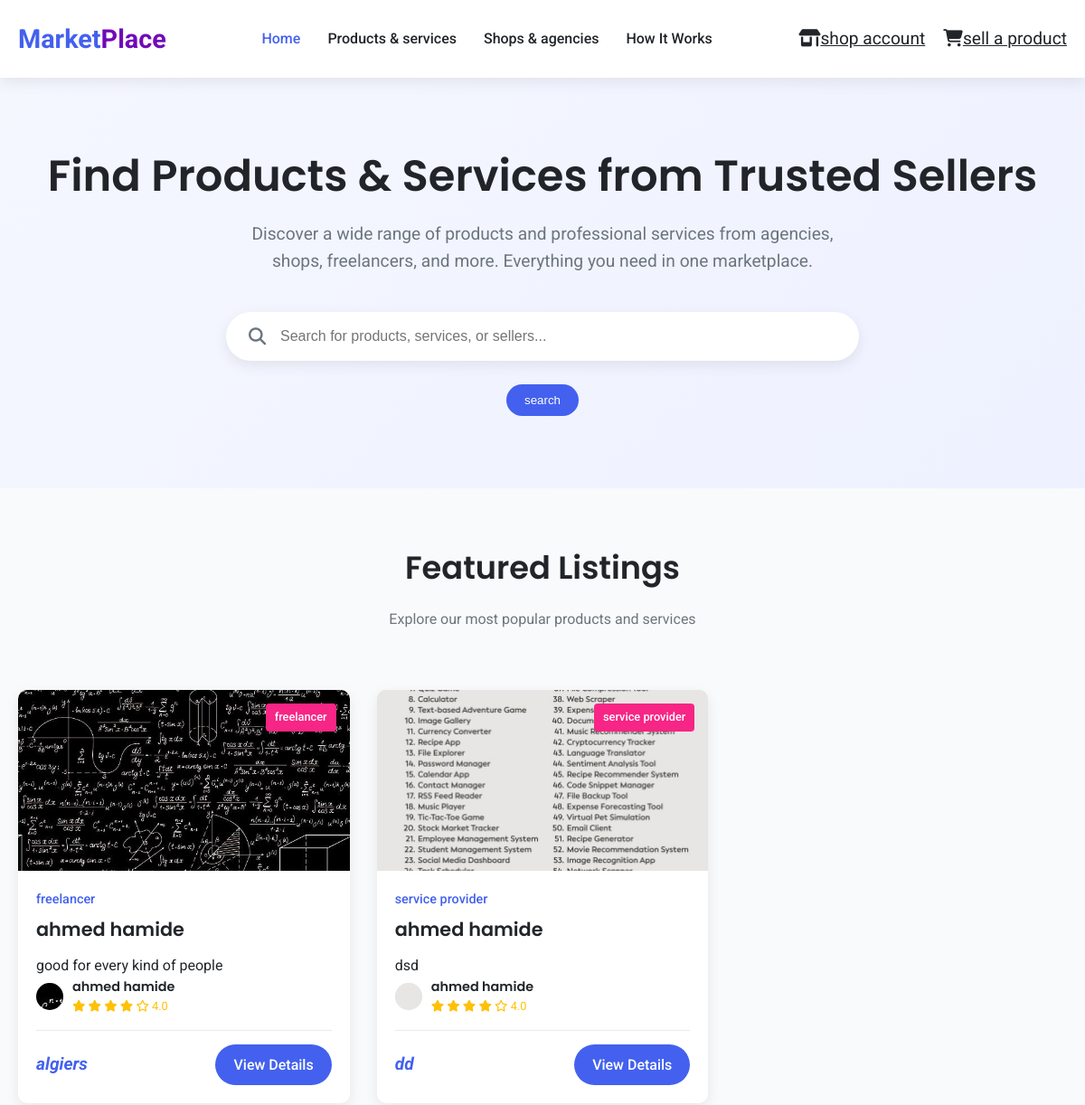
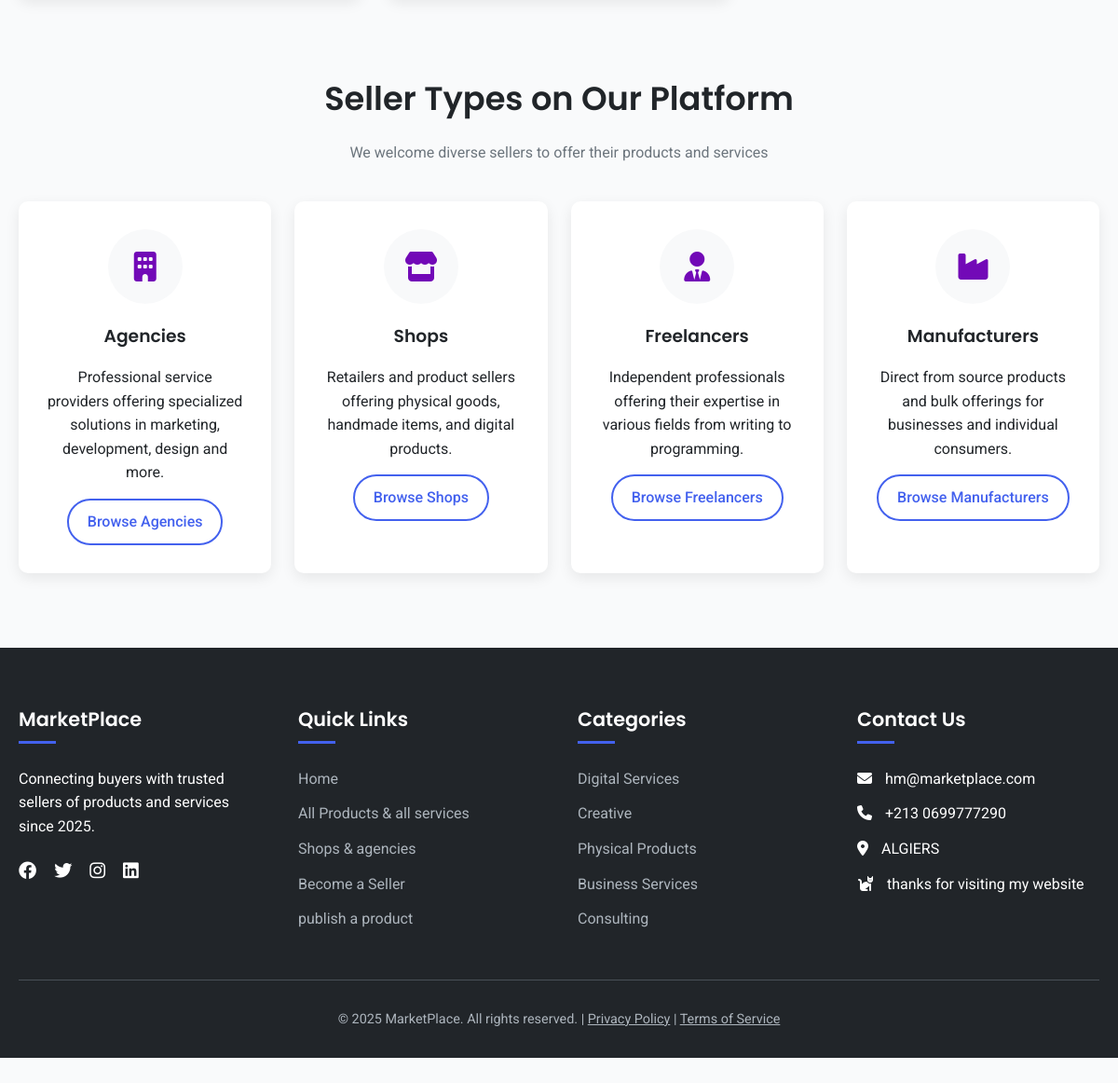
Page /hello on the committed database (2 pictures, top to bottom).
### shops/models.py (models this page shows, shortened)
class Base(models.Model):
    SHOP_TYPES = [
        ('service provider', 'service Provider'),
        ('seller', 'Seller'),
        ('agency', 'Agency'),
        ('consultant', 'Consultant'),
        ('freelancer', 'Freelancer'),
    ]
    phone=models.CharField(max_length=10)
    email=models.EmailField()
    place=models.CharField()
    name = models.CharField(max_length=200)
    description = models.TextField()
    shop_type = models.CharField(max_length=20, choices=SHOP_TYPES)
    is_active = models.BooleanField(default=True)
    created_at = models.DateTimeField(auto_now_add=True)
    updated_at = models.DateTimeField(auto_now=True)
    icon=models.ImageField(upload_to='uploads/shops')

### shops/views.py (the view)
# urls.py: path('hello', all_shop, name='shops'),
def all_shop(request):
    all_shops=Base.objects.all()
    if request.method == 'POST':
        searched = request.POST['searched']
        all_shops = Base.objects.filter(Q(name__icontains=searched) | Q(description__icontains=searched) | Q(shop_type__icontains=searched))
        return render(request, 'hello5.html', {'shops': all_shops})
    else:
        return render(request, 'hello5.html', { 'shops': all_shops})

### templates/hello5.html (shortened to what this page needs)
<!DOCTYPE html>
<html lang="en" xmlns="http://www.w3.org/1999/html">
<head>
    <link rel="stylesheet" href="https://cdnjs.cloudflare.com/ajax/libs/font-awesome/6.4.0/css/all.min.css">
</head>
<body>
<form method="POST" action=''>
    <header>
        <div class="container">
            <nav class="navbar">
                <a  class="logo">Market<span>Place</span></a>
                <ul class="nav-links">
                    <li><a href="{%url 'home'%}" class="active">Home</a></li>
                    <li><a href="products"> Products & services </a></li>
                    <li><a href="hello">Shops & agencies</a></li>
                    <li><a href="how"> How It Works</a></li>
                </ul>
                <div class="nav-icons">
                    <a href="/seller"><i class="fas fa-shop"></i>shop account</a>
                    <a href="/sell"><i class="fas fa-seller">🛒</i>sell a product</a>
                </div>
            </nav>
        </div>
    </header>
    <section class="hero">
        <div id="good" class="container">
            <h1>Find Products & Services from Trusted Sellers</h1>
            <p>Discover a wide range of products and professional services from agencies, shops, freelancers, and more. Everything you need in one marketplace.</p>
            <div class="search-box">
                <i class="fas fa-search"></i>
                <input type="text" placeholder="Search for products, services, or sellers..." name="searched">
            </div>
                <br>
                <input href="#vip"  type="submit" value="search" class="btn btn_primary" >
        </div>
    </section>
    <section class="container">
        <div class="section-title">
            <h2>Featured Listings</h2>
            <p>Explore our most popular products and services</p>
        </div>
        <br>
        <div id="vip" class="listings">
            {%for shop in shops%}
            <div class="listing-card">
                <div class="listing-img">
                    <div class="listing-type">{{shop.shop_type}}</div>
                    <img src="{{shop.icon.url}}" alt="{{shop.shop_type}}">
                </div>
                <div class="listing-content">
                    <div class="listing-category">{{shop.shop_type}}</div>
                    <h3 class="listing-title">{{shop.name}}</h3>
                    <p>{{shop.description}}</p>
                    <div class="listing-seller">
                        <div class="seller-avatar">
                            <img src='{{shop.icon.url}}' alt="Seller Avatar">
                        </div>
                        <div class="seller-info">
                            <h4>{{shop.name}}</h4>
                            <div class="seller-rating">
                                <i class="fas fa-star"></i>
                                <i class="fas fa-star"></i>
                                <i class="fas fa-star"></i>
                                <i class="fas fa-star"></i>
                                <i class="far fa-star"></i>
                                4.0
                            </div>
                        </div>
                    </div>
                    <div class="listing-footer">
                        <div class="listing-price"><address>{{shop.place}}</address></div>
                        <a href="{%url 'name' shop.id %}" class="btn">View Details</a>
                    </div>
                </div>
            </div>
            {%endfor%}
        </div>
    </section>
    <section class="container">
        <div class="section-title">
            <h2>Seller Types on Our Platform</h2>
            <p>We welcome diverse sellers to offer their products and services</p>
        </div>
        <div class="seller-types">
            <div class="seller-card">
                <div class="seller-icon">
                    <i class="fas fa-building"></i>
                </div>
                <h3>Agencies</h3>
                <p>Professional service providers offering specialized solutions in marketing, development, design and more.</p>
                <a href="#good" class="btn btn-outline" style="margin-top: 15px;">Browse Agencies</a>
            </div>
            <div class="seller-card">
                <div class="seller-icon">
                    <i class="fas fa-store"></i>
                </div>
                <h3>Shops</h3>
                <p>Retailers and product sellers offering physical goods, handmade items, and digital products.</p>
                <a href="#good" class="btn btn-outline" style="margin-top: 15px;">Browse Shops</a>
            </div>
            <div class="seller-card">
                <div class="seller-icon">
                    <i class="fas fa-user-tie"></i>
                </div>
                <h3>Freelancers</h3>
                <p>Independent professionals offering their expertise in various fields from writing to programming.</p>
                <a href="#good" class="btn btn-outline" style="margin-top: 15px;">Browse Freelancers</a>
            </div>
            <div class="seller-card">
                <div class="seller-icon">
                    <i class="fas fa-industry"></i>
                </div>
                <h3>Manufacturers</h3>
                <p>Direct from source products and bulk offerings for businesses and individual consumers.</p>
                <a href="#" class="btn btn-outline" style="margin-top: 15px;">Browse Manufacturers</a>
            </div>
        </div>
    </section>
    <footer>
        <div class="container">
            <div class="footer-content">
                <div class="footer-column">
                    <h3>MarketPlace</h3>
                    <p>Connecting buyers with trusted sellers of products and services since 2025.</p>
                    <div style="margin-top: 20px;">
                        <a href="#" style="color: white; margin-right: 15px; font-size: 1.2rem;"><i class="fab fa-facebook"></i></a>
                        <a href="#" style="color: white; margin-right: 15px; font-size: 1.2rem;"><i class="fab fa-twitter"></i></a>
                        <a href="#" style="color: white; margin-right: 15px; font-size: 1.2rem;"><i class="fab fa-instagram"></i></a>
                        <a href="#" style="color: white; font-size: 1.2rem;"><i class="fab fa-linkedin"></i></a>
                    </div>
                </div>
                <div class="footer-column">
                    <h3>Quick Links</h3>
                    <ul class="footer-links">
                        <li><a href="{%url 'home'%}">Home</a></li>
                        <li><a href="{%url 'products'%}">All Products & all services</a></li>
                        <li><a href="{%url 'shops'%}">Shops & agencies</a></li>
                        <li><a href="/seller">Become a Seller</a></li>
                        <li><a href="/sell">publish a product</a></li>
                    </ul>
                </div>
                <div class="footer-column">
                    <h3>Categories</h3>
                    <ul class="footer-links">
                        <li><a href="#">Digital Services</a></li>
                        <li><a href="#">Creative</a></li>
                        <li><a href="#">Physical Products</a></li>
                        <li><a href="#">Business Services</a></li>
                        <li><a href="#">Consulting</a></li>
                    </ul>
                </div>
                <div class="footer-column">
                    <h3>Contact Us</h3>
                    <ul class="footer-links">
                        <li><i class="fas fa-envelope" style="margin-right: 10px;"></i> hm@marketplace.com</li>
                        <li><i class="fas fa-phone" style="margin-right: 10px;"></i> +213 0699777290</li>
                        <li><i class="fas fa-map-marker-alt" style="margin-right: 10px;"></i> ALGIERS</li>
                        <li><i class="fas fa-cat" style="margin-right: 10px;"></i> thanks for visiting my website</li>
                    </ul>
                </div>
            </div>
            <div class="copyright">
                <p>&copy; 2025 MarketPlace. All rights reserved. | <a href="#" style="color: #adb5bd;">Privacy Policy</a> | <a href="#" style="color: #adb5bd;">Terms of Service</a></p>
            </div>
        </div>
    </footer>
</form>
<ins class="adsbygoogle"
     style="display:inline-block;width:120px;height:50px"
     data-ad-client="ca-pub-1111613373641129"
     data-ad-slot="6110579639"></ins>
</body>
</html>

### rows in the picture
Base: shop_type "freelancer", icon (picture), name "ahmed hamide", description "good for every kind of people", place "algiers"
Base: shop_type "service provider", icon (picture), name "ahmed hamide", description "dsd", place "dd"
